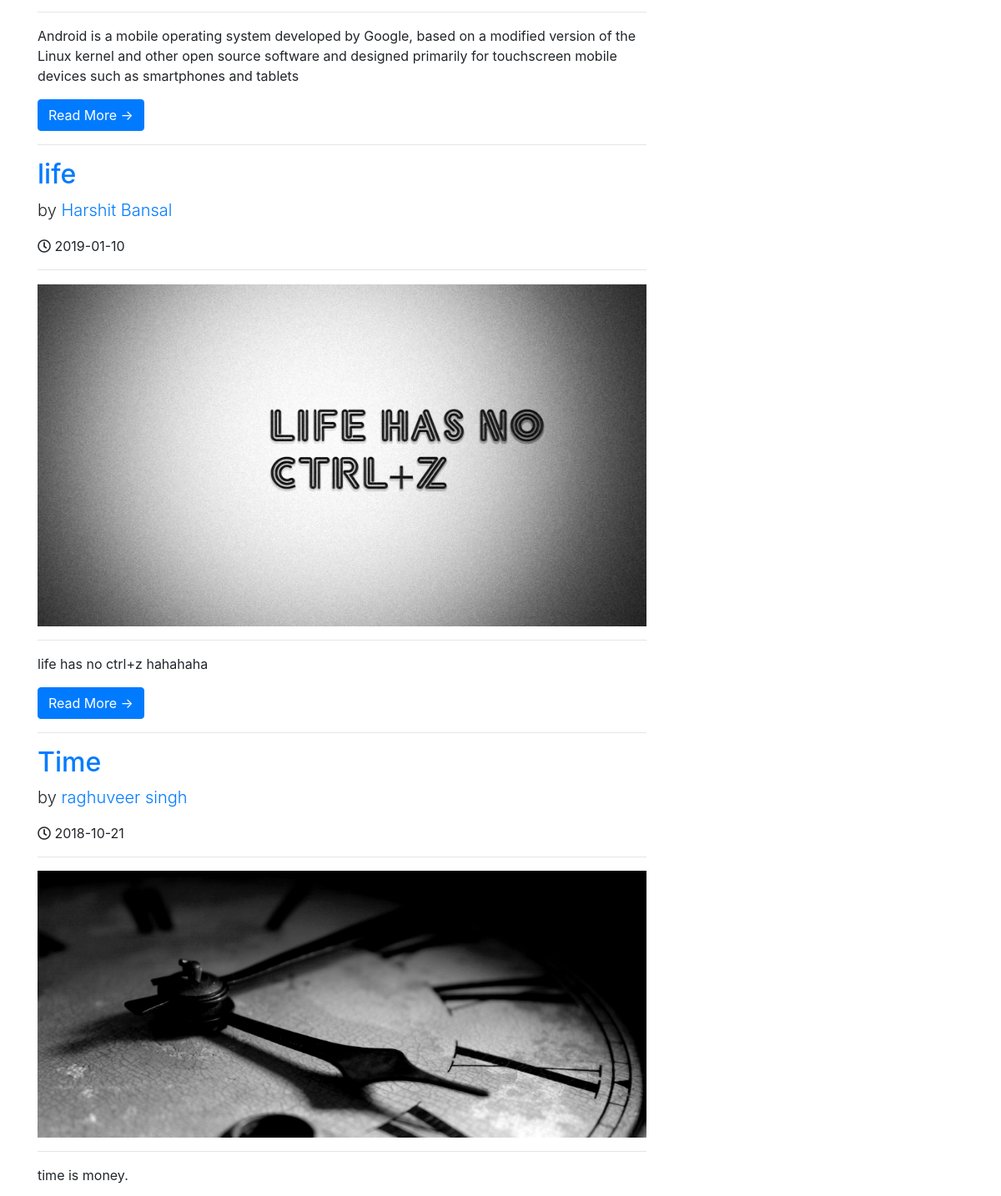
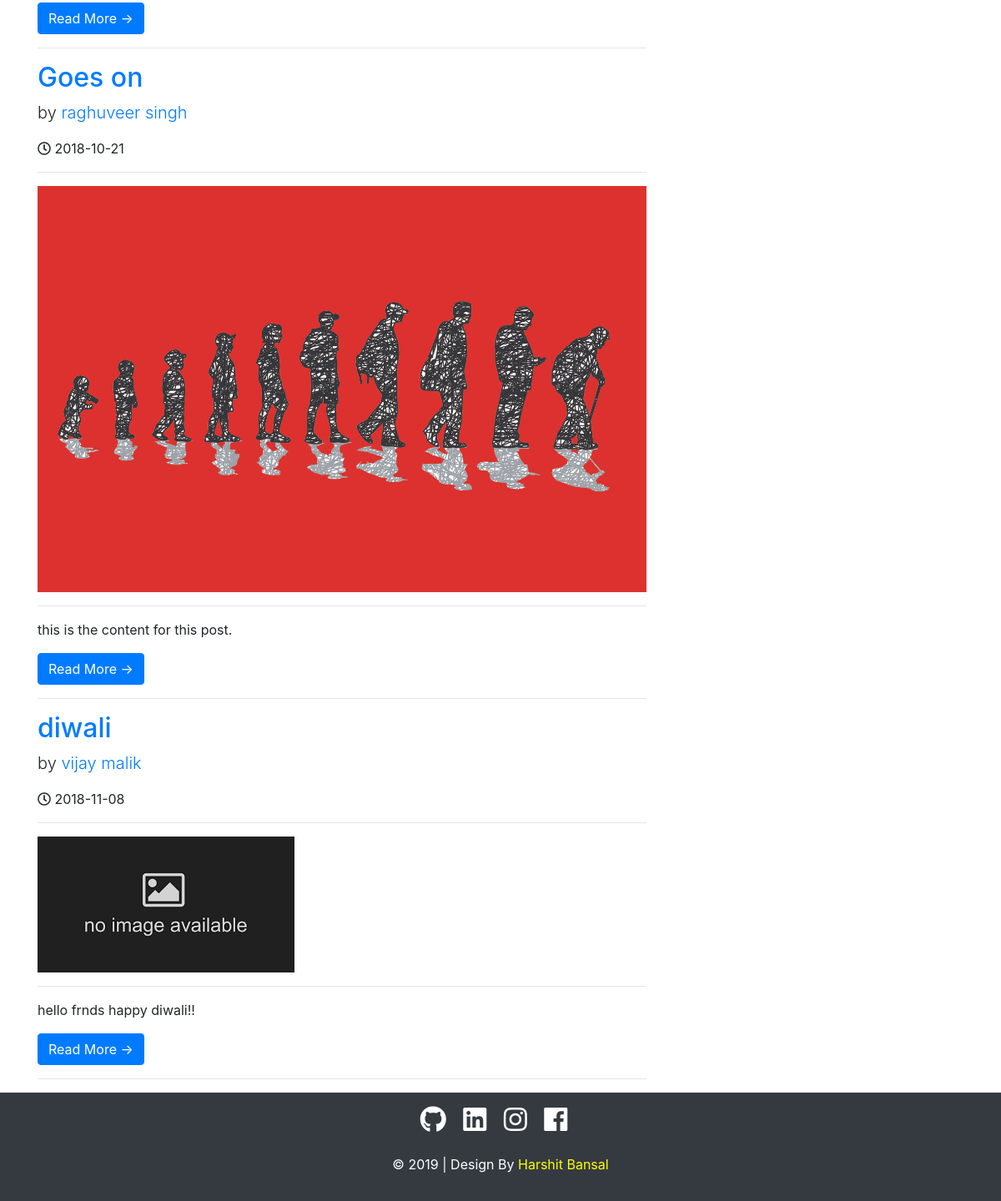
Before: /categorymenu.php?category=1 (lower part) with the older database file (2 pictures, top to bottom).
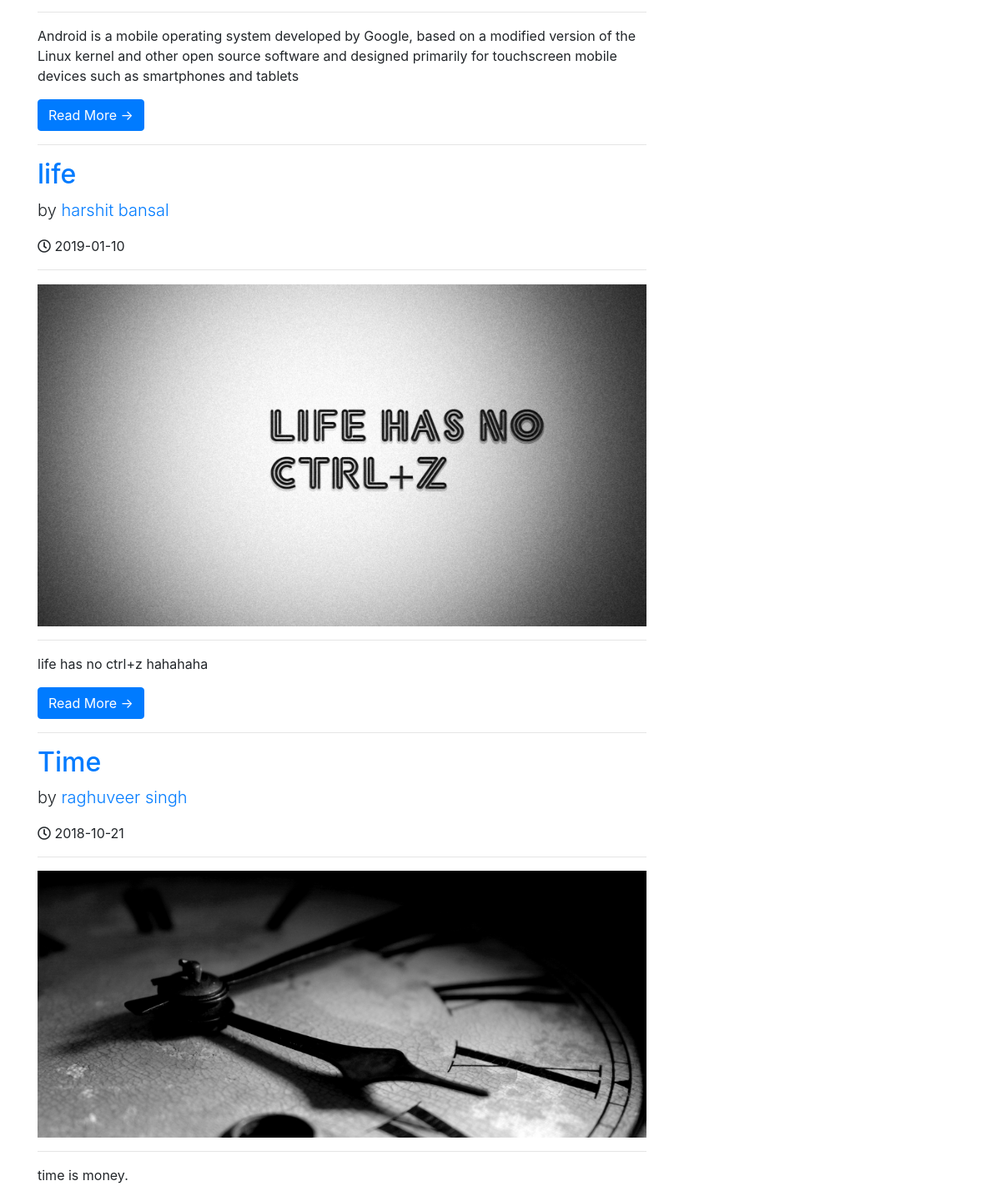
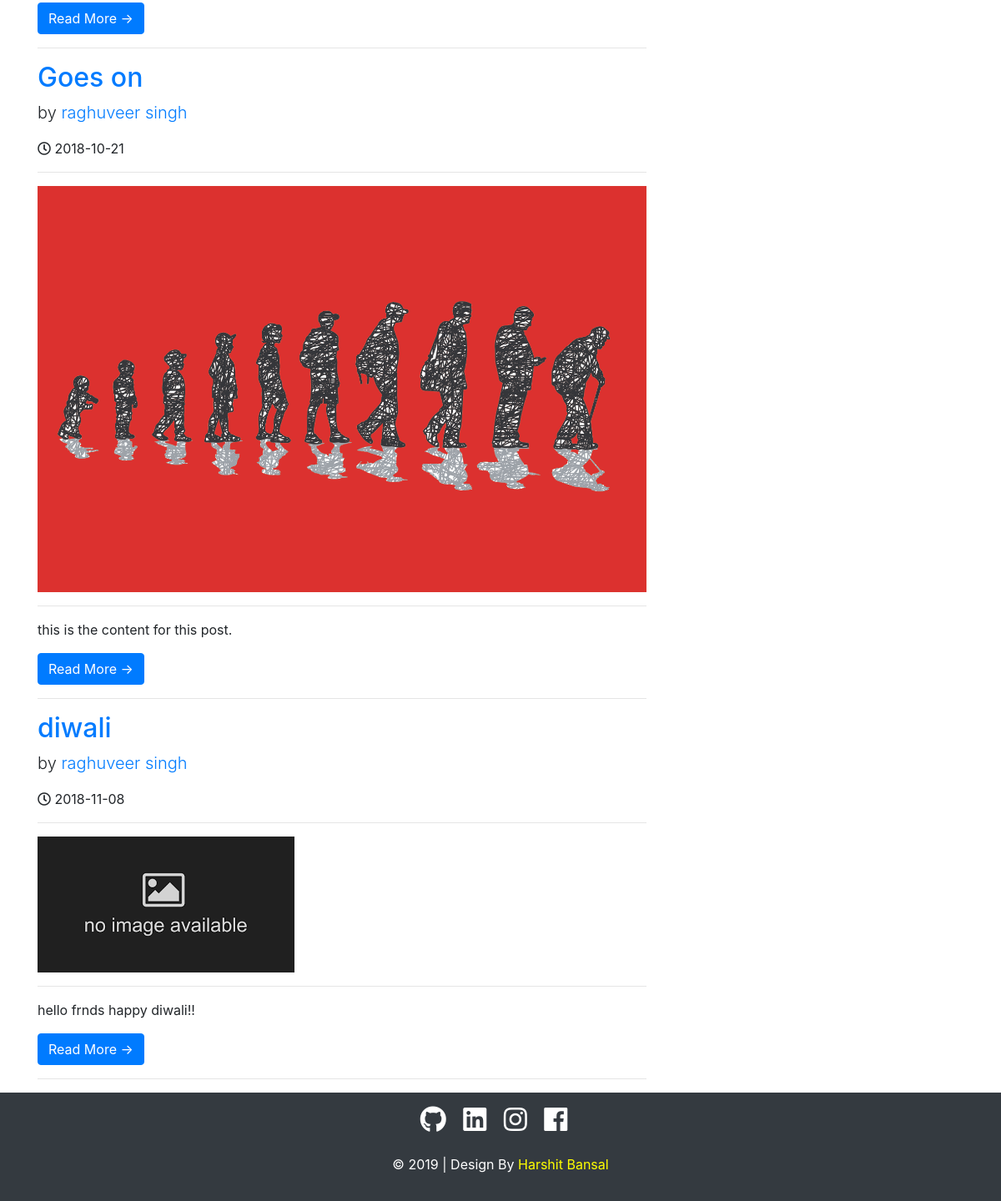
After: the same page with the newer database file (2 pictures, top to bottom).
### tables this page shows
CREATE TABLE `posts` (
  `post_id` int(3) NOT NULL,
  `post_category_id` int(3) NOT NULL,
  `post_title` varchar(255) NOT NULL,
  `post_user` varchar(255) NOT NULL,
  `post_date` date NOT NULL,
  `post_image` text NOT NULL,
  `post_content` text NOT NULL,
  `post_tags` varchar(255) NOT NULL,
  `post_comment_count` int(11) NOT NULL,
  `post_status` varchar(255) NOT NULL DEFAULT 'draft',
  `post_views_count` int(11) NOT NULL
);

CREATE TABLE `users` (
  `user_id` int(3) NOT NULL,
  `username` varchar(255) NOT NULL,
  `user_password` varchar(255) NOT NULL,
  `user_firstname` varchar(255) NOT NULL,
  `user_lastname` varchar(255) NOT NULL,
  `user_email` varchar(255) NOT NULL,
  `user_image` text NOT NULL,
  `user_role` varchar(255) NOT NULL,
  `randSalt` varchar(255) NOT NULL DEFAULT '$2y$10$iusesomecrazystrings22',
  `token` text NOT NULL
);

### includes/mainPageFunctions.php (called while the page is built, shortened)
<?php
function imagePlaceholder($image=''){
    if(!$image){
        return 'nopost.jpg';
    }
    else{
        return $image;
    }
}
?>

### categorymenu.php (the view, shortened to what this page needs)
<?php  include "includes/header.php"; ?>
<div class="container">
    <div class="row">
        <div class="col-md-8">
            <?php
            if(isset($_GET['category'])){
                $post_category_id = $_GET['category'];
            }
            $query = "SELECT * FROM posts WHERE post_category_id = {$post_category_id} ";
            $select_all_posts_count_query = mysqli_query($connection,$query);
            $count = mysqli_num_rows($select_all_posts_count_query);
            if($count==0){
            ?>
            <hr>
            <img class="img-fluid" src='images/noimage.jpg' alt="img">
            <hr>
            <?php }
            else{
            while($row = mysqli_fetch_assoc($select_all_posts_count_query)){
                $post_id = $row['post_id'];
                $post_title = $row['post_title'];
                $post_user = $row['post_user'];
                $post_date = $row['post_date'];
                $post_image = $row['post_image'];
                $post_content = $row['post_content'];
            ?>
            <h2>
              <a href="post.php?p_id='<?php echo $post_id; ?>'"><?php echo $post_title; ?></a>
            </h2>
            <p class="lead">
                <?php
                $query = "SELECT * FROM users WHERE username = '$post_user' ";
                $select_user_query = mysqli_query($connection,$query);
                while($row = mysqli_fetch_assoc($select_user_query)){
                  $user_firstname = $row['user_firstname'];
                  $user_lastname = $row['user_lastname'];
                }
                $name = $user_firstname.' '.$user_lastname;
                ?>
                by <a href="post.php?p_id='<?php echo $post_id; ?>'"><?php echo $name; ?></a>
            </p>
            <p> <i class="far fa-clock"></i> <?php echo $post_date; ?></p>
            <hr>
            <a href="post.php?p_id='<?php echo $post_id; ?>'">
            <img class="img-fluid" src="images/<?php echo imagePlaceholder($post_image);?>" alt="img">
            </a>
            <hr>
            <p><?php echo $post_content; ?></p>
                <a href="post.php?p_id='<?php echo $post_id; ?>'" class="btn btn-primary">Read More &rarr;</a>
            <hr>
            <?php } }?>
        </div>
<?php  include "includes/sidebar.php"; ?>
    </div>
</div>
<?php  include "includes/footer.php"; ?>

Changed rows visible on the page:
changed through a linked row, posts "life": users.user_firstname+user_lastname "Harshit Bansal" → "harshit bansal"
changed through a linked row, posts "diwali": users.user_firstname+user_lastname "vijay malik" → (not shown)
now on this page (row unchanged): users: name "raghuveer singh"
